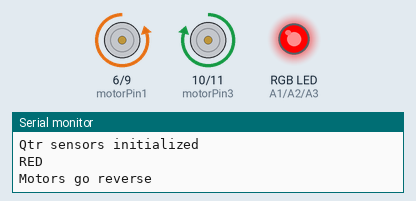
The sketch below on a simulated Arduino Uno, built with avr-gcc and run on an emulated ATmega328P. On the bench: motor-driver pin pairs drawn as motors (green arrow = first pin HIGH = forward, orange = second pin HIGH = backward, longer = more drive), an RGB LED mixed from three pins (HIGH = lit), the last lines printed to the serial monitor.

Above: at 1.5 s.
At 4.5 s:
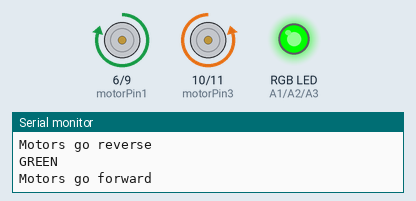
At 7.5 s:
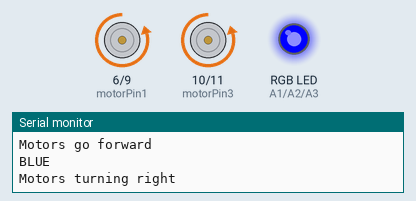
At 10.5 s:
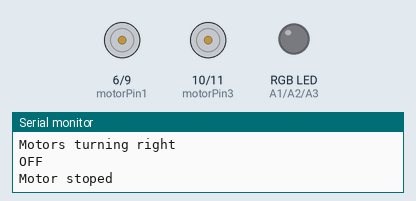
Timing chart, 0 to 15.6 s (numbered marks = the images above):
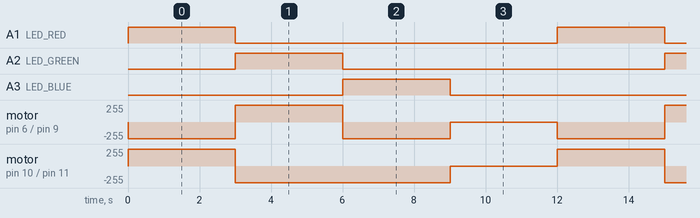

The sketch:

RGB_MOTOR_QTR.ino
```cpp
/*
  Blink rgb with a state machine strategy
  Push button
  Led rgb
  Motor driving
  Line detectors
*/
#include <Wire.h>

#define LED_RED A1
#define LED_GREEN A2
#define LED_BLUE A3
#define PUSH_BUTTON 4
#define OFF 0
#define RED 1
#define GREEN 2
#define BLUE 3

//Motor A
const int motorPin1 = 6;
const int motorPin2 = 9;

//Motor B
const int motorPin3 = 10;
const int motorPin4 = 11;

boolean RGB_CHANGE = false;
int RGB_STATE = 0;
int last_btn = 0;
int btn = 0;

// the setup function runs once when you press reset or power the board
void setup() {
  setup_serial();
  setup_btn();
  setup_rgb();
  setup_motor();
  setup_qtr();
}

// the loop function runs over and over again forever
void loop() {
  // read sensors
  //read_btn();
  RGB_CHANGE = true;
  // apply state
  if(RGB_CHANGE){
    write_rgb();
  }
  // wait for a second
  delay(3000);
}

// the loop function runs over and over again forever
void read_btn() {
  btn = digitalRead(PUSH_BUTTON);
  Serial.print(last_btn);
  Serial.print("   ");
  Serial.println(btn);
  if(!last_btn && !btn){ // because mode pullup
    RGB_CHANGE = true;
    last_btn = 1;
  }
  else if(last_btn && btn){
    last_btn = 0;
  }
}

// the loop function runs over and over again forever
void write_rgb() {
  switch(RGB_STATE){
    case OFF :
      digitalWrite(LED_RED, HIGH);  // turn the LED on (HIGH is the voltage level)
      digitalWrite(LED_BLUE, LOW);  // turn the LED off by making the voltage LOW
      digitalWrite(LED_GREEN, LOW); // turn the LED off by making the voltage LOW
      Serial.println("RED");
      RGB_STATE = RED;
      motors_reverse();
      break;

    case RED :
      digitalWrite(LED_RED, LOW);   // turn the LED off by making the voltage LOW
      digitalWrite(LED_BLUE, LOW);  // turn the LED off by making the voltage LOW
      digitalWrite(LED_GREEN, HIGH);// turn the LED on (HIGH is the voltage level)
      Serial.println("GREEN");
      RGB_STATE = GREEN;
      motors_forward();
      break;

    case GREEN :
      digitalWrite(LED_RED, LOW);   // turn the LED off by making the voltage LOW
      digitalWrite(LED_BLUE, HIGH); // turn the LED on (HIGH is the voltage level)
      digitalWrite(LED_GREEN, LOW); // turn the LED off by making the voltage LOW
      Serial.println("BLUE");
      RGB_STATE = BLUE;
      motors_rigth();
      break;

    default :
      digitalWrite(LED_RED, LOW);  // turn the LED off by making the voltage LOW
      digitalWrite(LED_BLUE, LOW); // turn the LED off by making the voltage LOW
      digitalWrite(LED_GREEN, LOW);// turn the LED on (HIGH is the voltage level)
      Serial.println("OFF");
      RGB_STATE = OFF;
      motors_stop();
      break;
  }
  RGB_CHANGE = false;
}

void motors_forward(){
  analogWrite(motorPin1, 250);
  analogWrite(motorPin2, 0);
  analogWrite(motorPin3, 0);
  analogWrite(motorPin4, 250);
  Serial.println("Motors go forward");
}

void motors_rigth(){
  analogWrite(motorPin1, 0);
  analogWrite(motorPin2, 250);
  analogWrite(motorPin3, 0);
  analogWrite(motorPin4, 250);
  Serial.println("Motors turning right");
}

void motors_reverse() {
  analogWrite(motorPin1, 0);
  analogWrite(motorPin2, 250);
  analogWrite(motorPin3, 250);
  analogWrite(motorPin4, 0);
  Serial.println("Motors go reverse");
}

void motors_stop() {
  analogWrite(motorPin1, 0);
  analogWrite(motorPin2, 0);
  analogWrite(motorPin3, 0);
  analogWrite(motorPin4, 0);
  Serial.println("Motor stoped");
}

void setup_serial() {
  // initialize serial
  Serial.begin(115200);
  Serial.println("Serial com initialized");
}

void setup_rgb() {
  // initialize pins as outputs
  pinMode(LED_RED, OUTPUT);
  pinMode(LED_BLUE, OUTPUT);
  pinMode(LED_GREEN, OUTPUT);
  Serial.println("RGB led initialized");
}

void setup_btn() {
  // initialize push btn
  pinMode(PUSH_BUTTON, INPUT_PULLUP);
  Serial.println("Push btn initialized");
}

void setup_motor(){
  // initialize motor
  pinMode(motorPin1, OUTPUT);
  pinMode(motorPin2, OUTPUT);
  pinMode(motorPin3, OUTPUT);
  pinMode(motorPin4, OUTPUT);
  Serial.println("Motors initialized");
}

void setup_qtr(){
  // initialize line detectors

  Serial.println("Qtr sensors initialized");
}
```

Measured:
- by itself, A1 (LED_RED), A2 (LED_GREEN), A3 (LED_BLUE): alternates HIGH for 3.0 s and LOW for 9.0 s
- by itself, motor on pin 10 (motorPin3) / pin 11 (motorPin4): repeats every 12.0 s: backward 250/255 6.0 s, stopped 3.0 s, forward 250/255 3.0 s
- by itself, motor on pin 6 (motorPin1) / pin 9 (motorPin2): repeats every 12.0 s: forward 250/255 3.0 s, backward 250/255 3.0 s, stopped 3.0 s, backward 250/255 3.0 s
